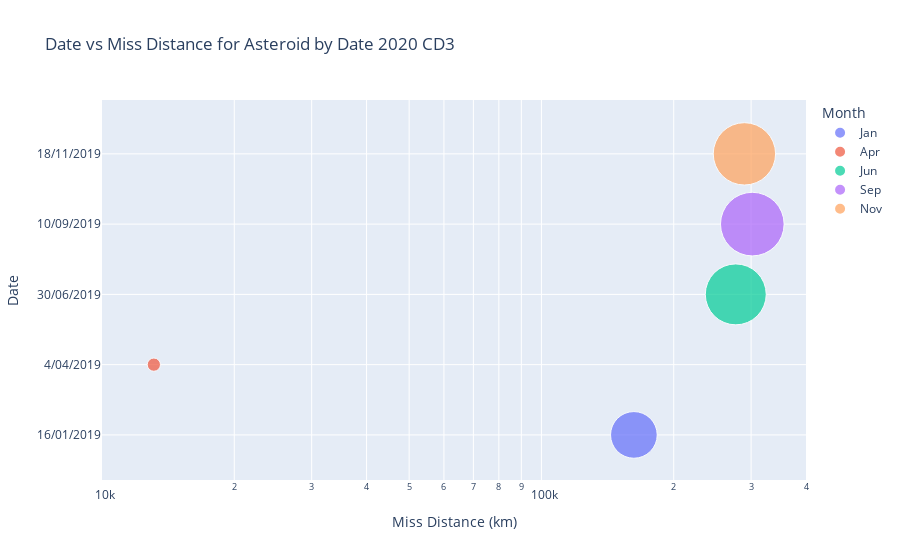

Notebook source saved alongside this figure:
### Code cell
#plot the pylot scatter using cleaned data for dia and miss dist by month and day
fig4=px.scatter(remove_small_outliers, y="Estimated Max Diameter", x="Miss Distance (km)", animation_frame="Month", animation_group="Day",
           size="Estimated Max Diameter", color="Day", hover_name="Date",
           log_x=True, size_max=65, range_x=[1000000,100000000], range_y=[-0.8,4],title="Miss Distance vs Estimated Max Diameter by Day and Month for Sample Data")
#fig4.write_html("Miss Distance vs Estimated Max Diameter by Day and Month for Sample Data.html")
#fig4.write_image("Miss Distance vs Estimated Max Diameter by Day and Month for Sample Data.png")
fig

### Figure 1 — Plotly figure (JSON) as saved in the notebook; plotly's stock layout.template omitted (floating-point values rounded to 4 significant figures)
{"data": [{"hovertemplate": "<b>%{hovertext}</b><br><br>Month=Jan<br>Miss Distance (km)=%{marker.size}<br>Date=%{y}<extra></extra>", "hovertext": ["16/01/2019"], "ids": ["Jan"], "legendgroup": "Jan", "marker": {"color": "#636efa", "size": [162300.0], "sizemode": "area", "sizeref": 149.1, "symbol": "circle"}, "mode": "markers", "name": "Jan", "orientation": "h", "showlegend": true, "type": "scatter", "x": [162300.0], "xaxis": "x", "y": ["16/01/2019"], "yaxis": "y"}, {"hovertemplate": "<b>%{hovertext}</b><br><br>Month=Apr<br>Miss Distance (km)=%{marker.size}<br>Date=%{y}<extra></extra>", "hovertext": ["4/04/2019"], "ids": ["Apr"], "legendgroup": "Apr", "marker": {"color": "#EF553B", "size": [13120.0], "sizemode": "area", "sizeref": 149.1, "symbol": "circle"}, "mode": "markers", "name": "Apr", "orientation": "h", "showlegend": true, "type": "scatter", "x": [13120.0], "xaxis": "x", "y": ["4/04/2019"], "yaxis": "y"}, {"hovertemplate": "<b>%{hovertext}</b><br><br>Month=Jun<br>Miss Distance (km)=%{marker.size}<br>Date=%{y}<extra></extra>", "hovertext": ["30/06/2019"], "ids": ["Jun"], "legendgroup": "Jun", "marker": {"color": "#00cc96", "size": [276900.0], "sizemode": "area", "sizeref": 149.1, "symbol": "circle"}, "mode": "markers", "name": "Jun", "orientation": "h", "showlegend": true, "type": "scatter", "x": [276900.0], "xaxis": "x", "y": ["30/06/2019"], "yaxis": "y"}, {"hovertemplate": "<b>%{hovertext}</b><br><br>Month=Sep<br>Miss Distance (km)=%{marker.size}<br>Date=%{y}<extra></extra>", "hovertext": ["10/09/2019"], "ids": ["Sep"], "legendgroup": "Sep", "marker": {"color": "#ab63fa", "size": [301900.0], "sizemode": "area", "sizeref": 149.1, "symbol": "circle"}, "mode": "markers", "name": "Sep", "orientation": "h", "showlegend": true, "type": "scatter", "x": [301900.0], "xaxis": "x", "y": ["10/09/2019"], "yaxis": "y"}, {"hovertemplate": "<b>%{hovertext}</b><br><br>Month=Nov<br>Miss Distance (km)=%{marker.size}<br>Date=%{y}<extra></extra>", "hovertext": ["18/11/2019"], "ids": ["Nov"], "legendgroup": "Nov", "marker": {"color": "#FFA15A", "size": [289700.0], "sizemode": "area", "sizeref": 149.1, "symbol": "circle"}, "mode": "markers", "name": "Nov", "orientation": "h", "showlegend": true, "type": "scatter", "x": [289700.0], "xaxis": "x", "y": ["18/11/2019"], "yaxis": "y"}], "layout": {"legend": {"itemsizing": "constant", "title": {"text": "Month"}, "tracegroupgap": 0}, "title": {"text": "Date vs Miss Distance for Asteroid by Date 2020 CD3"}, "xaxis": {"anchor": "y", "domain": [0, 1], "range": [4, 5.602], "title": {"text": "Miss Distance (km)"}, "type": "log"}, "yaxis": {"anchor": "x", "domain": [0, 1], "range": ["Jan", "Dec"], "title": {"text": "Date"}}}}
